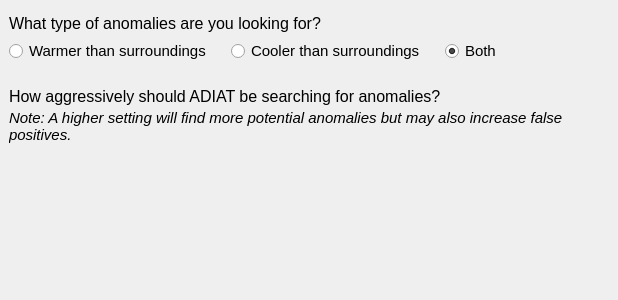
<?xml version="1.0" encoding="UTF-8"?>
<ui version="4.0">
 <class>ThermalResidualAnomalyWizard</class>
 <widget class="QWidget" name="ThermalResidualAnomalyWizard">
  <property name="geometry">
   <rect>
    <x>0</x>
    <y>0</y>
    <width>618</width>
    <height>300</height>
   </rect>
  </property>
  <layout class="QVBoxLayout" name="verticalLayout_root">
   <property name="leftMargin">
    <number>0</number>
   </property>
   <property name="topMargin">
    <number>5</number>
   </property>
   <property name="rightMargin">
    <number>0</number>
   </property>
   <property name="bottomMargin">
    <number>0</number>
   </property>
   <item>
    <widget class="QWidget" name="widgetType" native="true">
     <layout class="QVBoxLayout" name="verticalLayout_type">
      <item>
       <widget class="QLabel" name="labelAnomalyType">
        <property name="font">
         <font>
          <pointsize>12</pointsize>
         </font>
        </property>
        <property name="text">
         <string>What type of anomalies are you looking for?</string>
        </property>
       </widget>
      </item>
      <item>
       <layout class="QHBoxLayout" name="horizontalLayout_type">
        <property name="spacing">
         <number>20</number>
        </property>
        <item>
         <widget class="QRadioButton" name="radioTypeHot">
          <property name="font">
           <font>
            <pointsize>11</pointsize>
           </font>
          </property>
          <property name="text">
           <string>Warmer than surroundings</string>
          </property>
         </widget>
        </item>
        <item>
         <widget class="QRadioButton" name="radioTypeCold">
          <property name="font">
           <font>
            <pointsize>11</pointsize>
           </font>
          </property>
          <property name="text">
           <string>Cooler than surroundings</string>
          </property>
         </widget>
        </item>
        <item>
         <widget class="QRadioButton" name="radioTypeBoth">
          <property name="font">
           <font>
            <pointsize>11</pointsize>
           </font>
          </property>
          <property name="text">
           <string>Both</string>
          </property>
          <property name="checked">
           <bool>true</bool>
          </property>
         </widget>
        </item>
        <item>
         <spacer name="horizontalSpacer_type">
          <property name="orientation">
           <enum>Qt::Horizontal</enum>
          </property>
          <property name="sizeHint" stdset="0">
           <size>
            <width>40</width>
            <height>20</height>
           </size>
          </property>
         </spacer>
        </item>
       </layout>
      </item>
     </layout>
    </widget>
   </item>
   <item>
    <widget class="QWidget" name="widgetAggressiveness" native="true">
     <layout class="QVBoxLayout" name="verticalLayout_aggr">
      <property name="spacing">
       <number>3</number>
      </property>
      <item>
       <widget class="QLabel" name="labelAggressiveness">
        <property name="font">
         <font>
          <pointsize>12</pointsize>
         </font>
        </property>
        <property name="text">
         <string>How aggressively should ADIAT be searching for anomalies?</string>
        </property>
       </widget>
      </item>
      <item>
       <widget class="QLabel" name="labelNote">
        <property name="font">
         <font>
          <pointsize>11</pointsize>
          <italic>true</italic>
         </font>
        </property>
        <property name="text">
         <string>Note: A higher setting will find more potential anomalies but may also increase false positives.</string>
        </property>
        <property name="wordWrap">
         <bool>true</bool>
        </property>
       </widget>
      </item>
      <item>
       <widget class="QWidget" name="aggressivenessSliderPlaceholder" native="true">
        <property name="minimumSize">
         <size>
          <width>600</width>
          <height>60</height>
         </size>
        </property>
       </widget>
      </item>
     </layout>
    </widget>
   </item>
   <item>
    <spacer name="verticalSpacer_bottom">
     <property name="orientation">
      <enum>Qt::Vertical</enum>
     </property>
     <property name="sizeType">
      <enum>QSizePolicy::Expanding</enum>
     </property>
     <property name="sizeHint" stdset="0">
      <size>
       <width>20</width>
       <height>40</height>
      </size>
     </property>
    </spacer>
   </item>
  </layout>
 </widget>
 <resources/>
 <connections/>
</ui>
